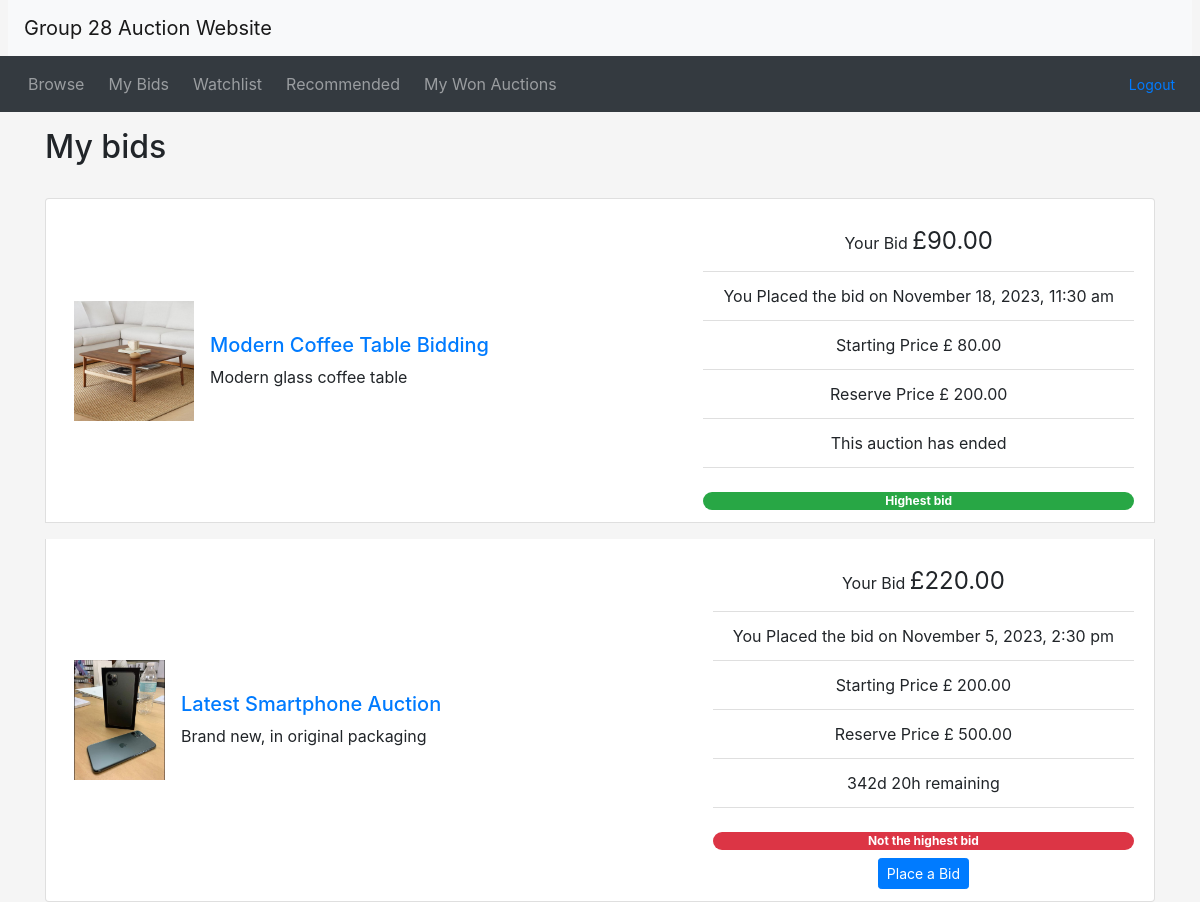
Screenshot of /mybids.php (signed in) with the database file from the repository.
### tables this page shows
CREATE TABLE Auction (
    auction_id INT(11) AUTO_INCREMENT PRIMARY KEY,
    item_id INT(11),
    user_id INT(11),
    start_time DATETIME NOT NULL,
    end_time DATETIME NOT NULL,  
    auction_title VARCHAR(255),
    reserve_price FLOAT(2),
    starting_price FLOAT(2),
    FOREIGN KEY (item_id) REFERENCES Item(item_id),
    FOREIGN KEY (user_id) REFERENCES Users(user_id) ON DELETE CASCADE
);

CREATE TABLE Item (
    item_id INT(11) AUTO_INCREMENT PRIMARY KEY,
    name VARCHAR(255) NOT NULL,
    description VARCHAR(511),
    category ENUM('Electronics', 'Fashion', 'Home', 'Books', 'Other') NOT NULL,
    colour ENUM('Red', 'Orange', 'Yellow', 'Green', 'Blue', 'Purple', 'Pink', 'White', 'Grey', 'Black', 'Brown', 'Other'),
    `condition` ENUM('Great', 'Good', 'Okay', 'Poor'),
    photo VARCHAR(255)  
);

### database.php (called while the page is built, shortened)
<?php
function db_query($connection, $query)
{
  $result = mysqli_query($connection, $query);
  return $result;
}

### utilities.php (called while the page is built, shortened)
<?php
function display_time_remaining($interval) {
    if ($interval->days == 0 && $interval->h == 0) {
      $time_remaining = $interval->format('%im %Ss');
    }
    else if ($interval->days == 0) {
      $time_remaining = $interval->format('%hh %im');
    }
    else {
      $time_remaining = $interval->format('%ad %hh');
    }
  return $time_remaining;
}
?>

### mybids.php (the view, shortened to what this page needs)
<?php
include_once("header.php");
require("utilities.php");
require("database.php");
?>
<div class="container">
  <h2 class="my-3">My bids</h2>
  <ul class="list-group">
    <?php
    $user_id = $_SESSION['user_id'];
    $connection = db_connect();
    $auction_query = "SELECT
                        U.user_id,
                        B.price,
                        B.time_of_bid,
                        I.item_id,
                        I.name AS item_name,
                        I.description AS item_description,
                        I.colour AS item_colour,
                        I.condition AS item_condition,
                        I.category As item_category,
                        I.photo AS item_photo,
                        A.auction_id,
                        A.start_time AS auction_start_time,
                        A.end_time AS auction_end_time,
                        A.auction_title,
                        A.reserve_price,
                        A.starting_price,
                      (SELECT MAX(B2.price) FROM Bids B2 WHERE B2.auction_id = A.auction_id) AS highest_bid
                       FROM Users U
                       JOIN Bids B ON U.user_id = B.user_id
                       JOIN Auction A ON B.auction_id = A.auction_id
                       JOIN Item I ON A.item_id = I.item_id
                       WHERE U.user_id = '$user_id'
                       ORDER BY B.time_of_bid DESC";
    $auction_result = db_query($connection, $auction_query);
    while ($row = mysqli_fetch_assoc($auction_result)) {
      $item_id = $row['item_id'];
      $item_description = $row['item_description'];
      $item_photo = $row['item_photo'];
      $auction_reserve_price = $row['reserve_price'];
      $auction_starting_price = $row['starting_price'];
      $auction_title = $row['auction_title'];
      $auction_end_time = $row['auction_end_time'];
      $bid_price = $row['price'];
      $bid_time = $row['time_of_bid'];
      $highest_bid = $row['highest_bid'];
      if (strlen($item_description) > 250) {
        $desc_shortened = substr($item_description, 0, 250) . '...';
      } else {
        $desc_shortened = $item_description;
      }
      $format = 'Y-m-d H:i:s';
      $auction_end_time = DateTime::createFromFormat($format, $auction_end_time);
      $now = new DateTime();
      if ($now > $auction_end_time) {
        $time_remaining = 'This auction has ended';
      } else {
        $time_to_end = date_diff($now, $auction_end_time);
        $time_remaining = display_time_remaining($time_to_end) . ' remaining';
      }
    ?>
      <li class="list-group-item d-flex justify-content-between mt-3">
        <div class="d-flex align-items-center p-2 mr-5">
          <img src="<?php echo $item_photo; ?>" alt="<?php echo $auction_title; ?>" class="img-fluid" style="max-width: 120px; max-height: 120px;">
          <div class="ml-3">
            <h5><a href="listing.php?item_id=<?php echo urlencode($row['item_id']); ?>">
                <?php echo $auction_title; ?>
              </a> </h5>
            <?php echo $desc_shortened; ?>
          </div>
        </div>
        <div class="text-center text-nowrap">
          <ul class="list-group list-group-flush">
            <li class="list-group-item"> Your Bid <span style="font-size: 1.5em">£<?php echo number_format($bid_price, 2); ?></span> </li>
            <li class="list-group-item"> You Placed the bid on <?php echo date("F j, Y, g:i a", strtotime($bid_time)); ?> </li>
            <li class="list-group-item"> Starting Price £ <?php echo number_format($auction_starting_price, 2); ?> </li>
            <li class="list-group-item"> Reserve Price £ <?php echo number_format($auction_reserve_price, 2); ?></li>
            <li class="list-group-item"> <?php echo $time_remaining; ?> </li>
            <?php
            echo "<br />";
            if ($bid_price == $highest_bid) {
              echo "<span class='badge badge-pill badge-success'>Highest bid</span>";
            } else {
              echo "<span class='badge badge-pill badge-danger'>Not the highest bid</span>";
              if ($now < $auction_end_time) {
                echo "<form action='listing.php?item_id=" . urlencode($item_id) . "' method='post'>
                <input type='submit' class='btn btn-primary btn-sm mt-2' value='Place a Bid'/>
                </form>";
              }
            }
            ?>
          </ul>
        </div>
      </li>
    <?php
    }
    ?>
  </ul>
</div>
<?php include_once("footer.php") ?>

### header.php (shortened to what this page needs)
<!doctype html>
<html lang="en">
<head>
  <link rel="stylesheet" href="css/bootstrap.min.css">
  <link rel="stylesheet" href="css/font-awsome-4.7.0.min.css">
  <link rel="stylesheet" href="css/custom.css">
</head>
<body>
  <nav class="navbar navbar-expand-lg navbar-light bg-light mx-2">
    <a class="navbar-brand" href="dashboard.php">Group 28 Auction Website </a>
  </nav>
  <nav class="navbar navbar-expand-lg navbar-dark bg-dark">
    <ul class="navbar-nav align-middle">
      <li class="nav-item mx-1">
        <a class="nav-link" href="browse.php">Browse</a>
      </li>
      <?php
      if (isset($_SESSION['account_type']) && $_SESSION['account_type'] == '1') {
        echo ('
	<li class="nav-item mx-1">
      <a class="nav-link" href="mybids.php">My Bids</a>
    </li>
  <li class="nav-item mx-1">
      <a class="nav-link" href="watchlist.php">Watchlist</a>
    </li>
	<li class="nav-item mx-1">
      <a class="nav-link" href="recommendations.php">Recommended</a>
    </li>
  <li class="nav-item mx-1">
      <a class="nav-link" href="won_auctions.php">My Won Auctions</a>
    </li>');
      }
      ?>
    </ul>
    <ul class="navbar-nav ml-auto">
      <?php if (isset($_SESSION['logged_in']) && $_SESSION['logged_in'] == true) { ?>
        <a href='logout.php' class='btn btn-link btn-sm'>Logout</a>
      <?php } else { ?>
    </ul>
    <button type="button" class="btn nav-link" data-toggle="modal" data-target="#loginModal">Login</button>
  <?php } ?>
  </nav>

### footer.php (shortened to what this page needs)
</body>
</html>

### css/custom.css (style rules this page uses)
body { background-color: #f5f5f5; }

### rows the page displays
auction: item.photo (picture), auction_title "Modern Coffee Table Bidding", item.description "Modern glass coffee table", bid_price "90.00", bid_time "November 18, 2023, 11:30 am", starting_price "80.00", reserve_price "200.00", end_time "This auction has ended", shows "Highest bid"
auction: item.photo (picture), auction_title "Latest Smartphone Auction", item.description "Brand new, in original packaging", bid_price "220.00", bid_time "November 5, 2023, 2:30 pm", starting_price "200.00", reserve_price "500.00", end_time "342d 20h remaining"
